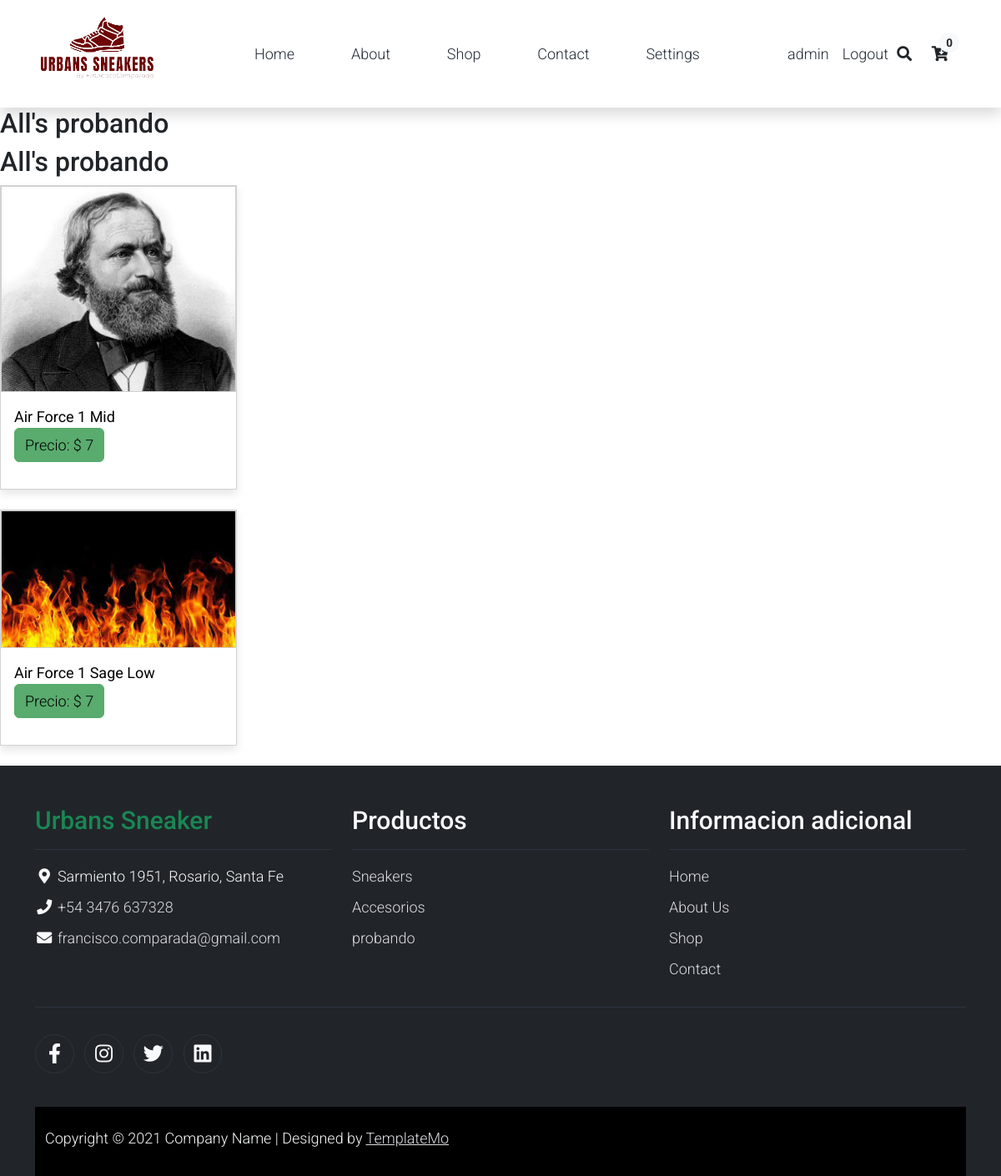
The page /Productos/filter_Category/3/ (signed in) on the database as committed earlier.
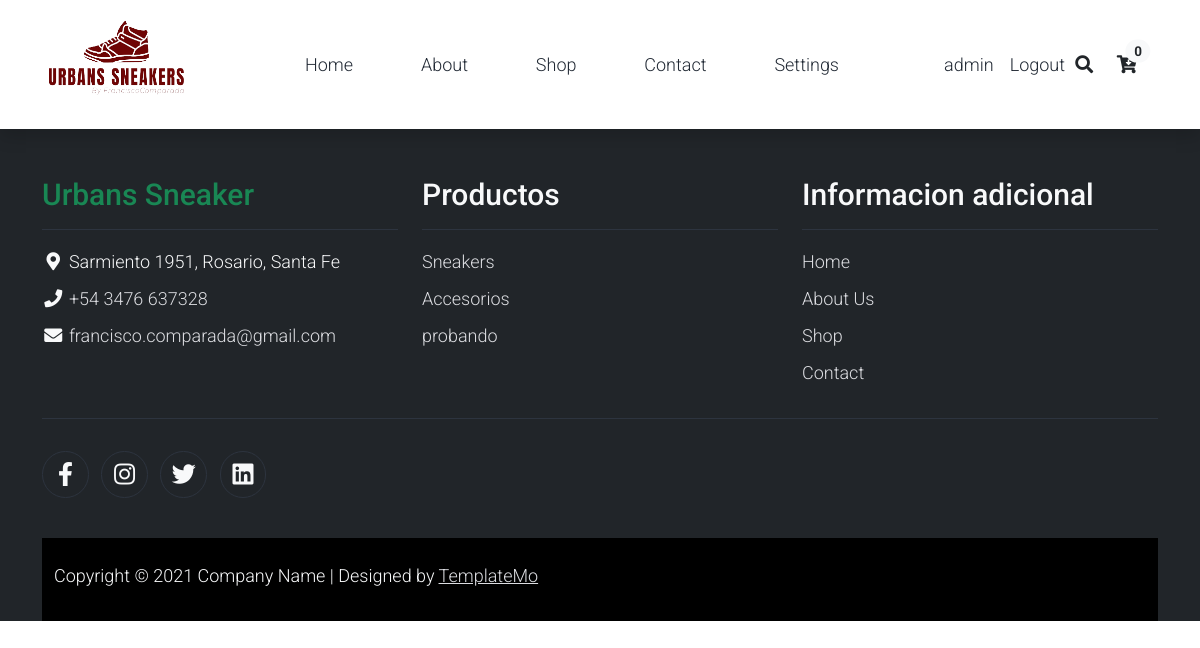
The same page on the database as committed later.
### Productos/models.py (models this page shows)
class Product(models.Model):
    category=models.ForeignKey('Category',on_delete=models.CASCADE)
    sub_category=models.ForeignKey('Sub_Category',on_delete=models.CASCADE,null=True)
    model=models.CharField(max_length=40)
    price=models.IntegerField()
    coulor=models.CharField(max_length=40,null=True,blank=True)
    description=models.CharField(max_length=400,null=True,blank=True)
    stock=models.IntegerField(null=True)
    img= models.ImageField(null=True, upload_to='img_Product/',blank=True)

class Category(models.Model):
    category=models.CharField(max_length=75)
    def __str__(self):
        return self.category

### Productos/views.py (the view)
# urls.py: path('filter_Category/<int:pk>/', filter_Category, name='filter_Category'),
@login_required
def filter_Category(request, pk):
    if request.user.is_superuser:
        if request.method == 'GET':
            category_id = Category.objects.filter(pk=pk)
            products_id=Product.objects.filter(category_id=pk)
            print(len(products_id))
            context = {
                'category_id':category_id,
                'products_id':products_id
            }
            return render(request, 'Productos/filter_Category.html', context=context)

### Cart/context_processors.py (called while the page is built)
def total_cart_amount(request):
    total=0
    if request.user.is_authenticated:
        if 'cart' in request.session:
            for key,value in request.session['cart'].items():
                total = total +(float(value['price']))
    return{'total_cart_amount':total}

def total_product(request):
    total=0
    if request.user.is_authenticated:
        if 'cart' in request.session:
            for key,value in request.session['cart'].items():
                total = total +(int(value['cant']))
    return{'total_product':total}

### Productos/context_processors.py (called while the page is built)
def id_category(request):
    id_category=Category.objects.all()
    return{
        'id_category':id_category,
    }

def id_sub_category(request):
    id_sub_category=Sub_Category.objects.all()
    return{
        'id_sub_category':id_sub_category,
    }

def id_product(request):
    id_product=Product.objects.all()
    return{
        'id_product':id_product,
    }

### templates/Productos/filter_Category.html (shortened to what this page needs)
<!DOCTYPE html>
<html lang="en">
{% extends 'General/index.html' %}
{% block base %}
{% load static %}
        <div class="col-lg-9">
            <div class="row">
                {% for product in products_id %}
                <h2> All's {{product.category}} </h2>
                {% endfor %}
                <div class="col-md-4">
                    {% for product in products_id %}
                    <div class="card mb-4 product-wap rounded-0">
                        <div class="card rounded-0">
                           <a href="/Productos/descripcion_product/{{product.id}}"><img class="card-img rounded-0 img-fluid" src='{{ product.img.url }}'alt='imagen de producto {{product.model}}'></a>
                        </div>
                        <div class="card-body">
                            <a href="#" class="h3 text-decoration-none"><strong>{{product.model}}</strong></a>
                            <ul class="w-100 list-unstyled d-flex justify-content-between mb-0">
                                <p class="text-center"><a href="#" class="btn btn-success">Precio: $ {{product.price}}</a></p>
                            </ul>
                        </div>
                    </div>
                    {% endfor %}
                </div>
            </div>
        </div>
</body>
{% endblock %}

### templates/General/index.html (shortened to what the changed rows need)
{% load bootstrap5 %}
{% load static %}
<!DOCTYPE html>
<html lang="en">
<head>
    <link rel="stylesheet" href='{% static "css/bootstrap.min.css" %}'>
    <link rel="stylesheet" href='{% static "css/templatemo.css" %}'>
    <link rel="stylesheet" href='{% static "css/custom.css" %}'>
    <link rel="stylesheet" href='{% static "css/fontawesome.min.css" %}'>
    <link href="https://cdn.jsdelivr.net/npm/bootstrap@5.2.0/dist/css/bootstrap.min.css" rel="stylesheet">
</head>
<body>
    {% block base %}{% endblock %}
    <footer class="bg-dark" id="tempaltemo_footer">
        <div class="container">
            <div class="row">
                <div class="col-md-4 pt-5">
                    <h2 class="h2 text-success border-bottom pb-3 border-light logo">Urbans Sneaker</h2>
                </div>
                <div class="col-md-4 pt-5">
                    <h2 class="h2 text-light border-bottom pb-3 border-light">Productos</h2>
                    <ul class="list-unstyled text-light footer-link-list">
                        {% if id_category %}
                        {% for categoria in id_category %}
                        <li><a class="text-decoration-none" href="/Productos/Shop_Category/{{categoria.id}}">{{categoria.category}}</a></li>
                        {% endfor %}
                        {% endif %}
                    </ul>
                </div>
                <div class="col-md-4 pt-5">
                    <h2 class="h2 text-light border-bottom pb-3 border-light">Informacion adicional</h2>
                </div>
            </div>
    </footer>
</body>
</html>

Rows that differ between the two databases and show on the page:
removed Product: category "probando", img (picture), model "Air Force 1 Mid", price "7"
removed Product: category "probando", img (picture), model "Air Force 1 Sage Low", price "7"
